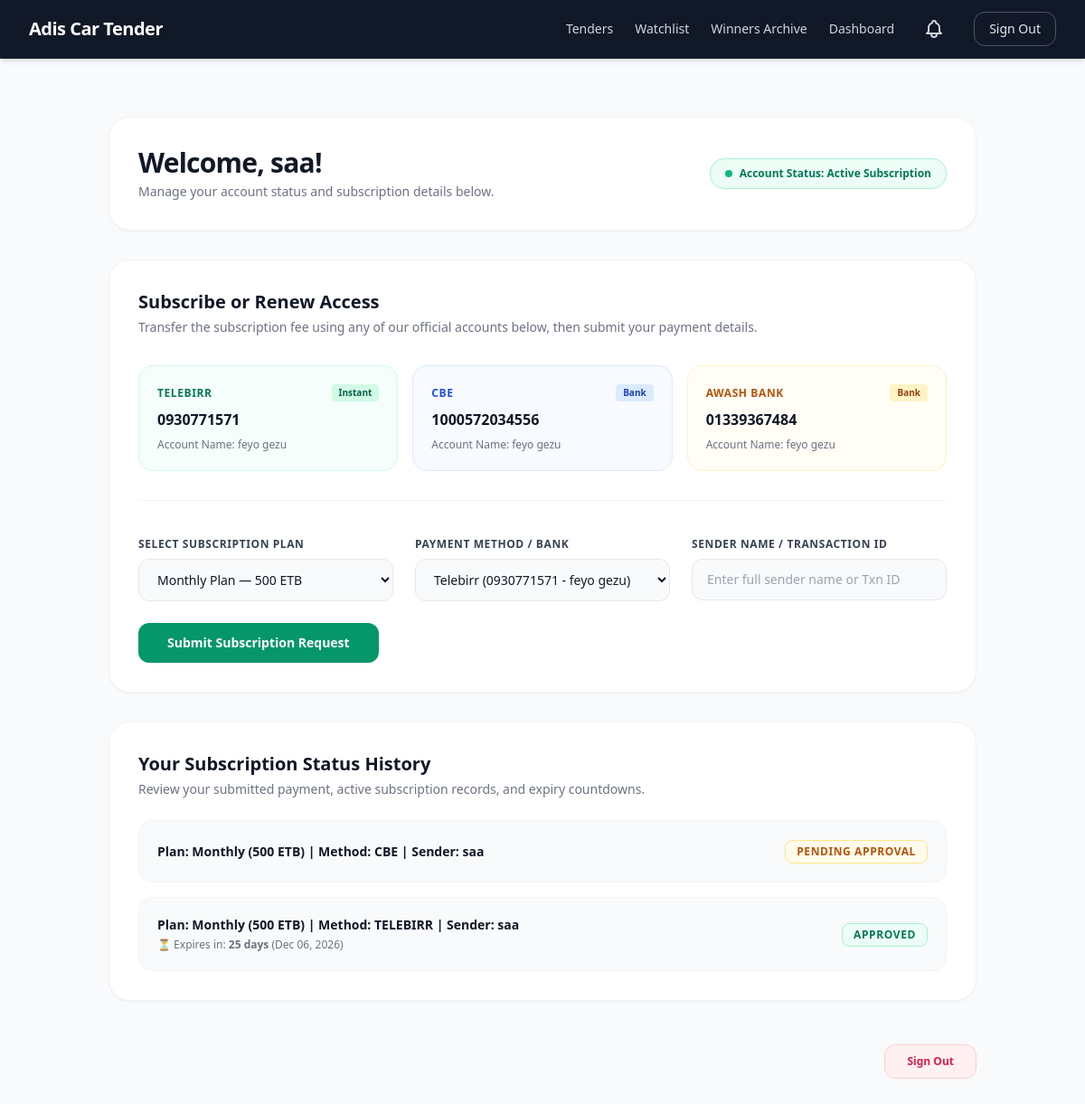
/accounts/dashboard/ (signed in), run on an earlier commit of the app's database.
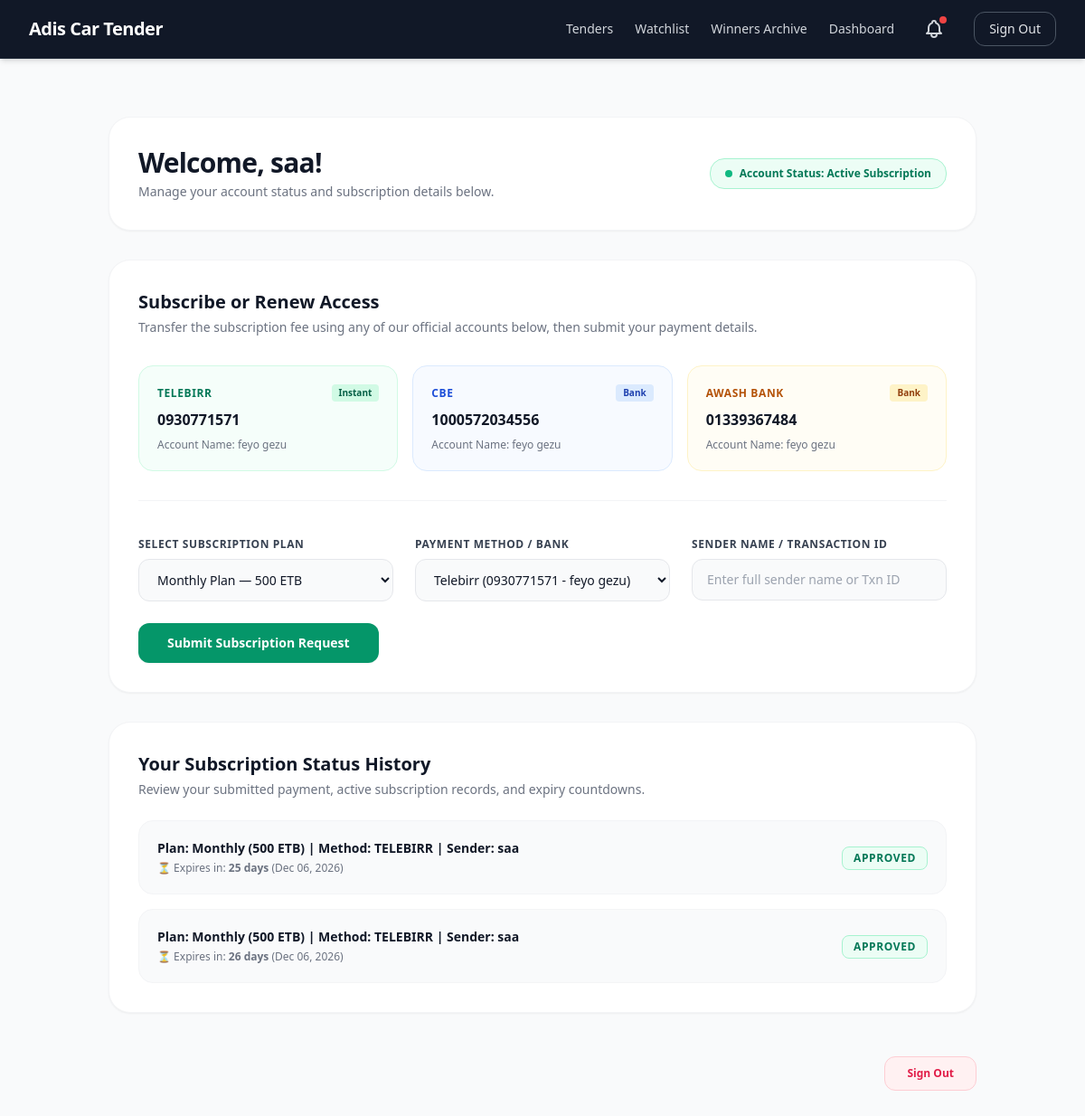
And on a later commit of the database.
### accounts/models.py (models this page shows, shortened)
class User(AbstractUser):
    phone_number = models.CharField(max_length=20, blank=True, null=True)

class CustomerSubscription(models.Model):
    PAYMENT_CHOICES = [
        ('CBE', 'Commercial Bank of Ethiopia (1000572034556 - feyo gezu)'),
        ('TELEBIRR', 'Telebirr (0930771571 - feyo gezu)'),
        ('AWASH', 'Awash Bank (01339367484 - feyo gezu)'),
    ]
    PLAN_CHOICES = [
        ('Monthly (500 ETB)', 'Monthly Plan — 500 ETB'),
        ('Quarterly (1300 ETB)', 'Quarterly Plan — 1300 ETB'),
        ('Semiannually (2400 ETB)', 'Semi-Annually Plan — 2400 ETB'),
    ]
    user = models.ForeignKey(
        User,
        on_delete=models.CASCADE,
        related_name='subscriptions',
        null=True,
        blank=True,
    )
    plan_name = models.CharField(
        max_length=100, choices=PLAN_CHOICES, default='Monthly (500 ETB)'
    )
    sender_name = models.CharField(max_length=100)
    reference_number = models.CharField(max_length=100, blank=True, null=True)
    payment_method = models.CharField(
        max_length=50, choices=PAYMENT_CHOICES, default='TELEBIRR'
    )
    status = models.CharField(max_length=20, default='PENDING')
    created_at = models.DateTimeField(auto_now_add=True)
    def get_expiry_date(self):
        if self.created_at:
            if 'Monthly' in self.plan_name:
                days = 30
            elif 'Quarterly' in self.plan_name:
                days = 90
            elif 'Semiannually' in self.plan_name or 'Semi-Annually' in self.plan_name:
                days = 180
            else:
                days = 30
            return self.created_at + timedelta(days=days)
        return None
    def days_remaining(self):
        expiry = self.get_expiry_date()
        if expiry:
            delta = expiry - timezone.now()
            return max(0, delta.days)
        return 0
    def is_expired(self):
        expiry = self.get_expiry_date()
        if expiry:
            return timezone.now() > expiry
        return False

### accounts/views.py (the view)
# urls.py: path('dashboard/', views.user_dashboard, name='user_dashboard'),
@login_required
def user_dashboard(request):
    user_subscriptions = CustomerSubscription.objects.filter(user=request.user)
    notifications = request.user.notifications.all()[:10]
    unread_count = request.user.notifications.filter(is_read=False).count()
    if request.method == 'POST':
        form = ManualSubscriptionForm(request.POST, request.FILES)
        if form.is_valid():
            sub = form.save(commit=False)
            sub.user = request.user  # Forcefully assign the authenticated User instance
            if not sub.sender_name:
                sub.sender_name = request.user.username
            sub.save()
            messages.success(
                request,
                'Subscription request submitted successfully! Waiting for admin approval.',
            )
            return redirect('user_dashboard')
    else:
        form = ManualSubscriptionForm()
    context = {
        'subscriptions': user_subscriptions,
        'form': form,
        'notifications': notifications,
        'unread_count': unread_count,
    }
    return render(request, 'accounts/dashboard.html', context)

### templates/accounts/dashboard.html (shortened to what this page needs)
{% extends 'base.html' %}
{% block content %}
<div class="max-w-5xl mx-auto px-4 sm:px-6 lg:px-8 py-8 space-y-8">
    <div class="bg-white rounded-3xl shadow-sm border border-gray-100 p-6 sm:p-8 flex flex-col sm:flex-row sm:items-center justify-between gap-6">
        <div class="space-y-1">
            <h1 class="text-3xl font-extrabold text-gray-900 tracking-tight">
                Welcome, {{ request.user.username }}!
            </h1>
            <p class="text-sm text-gray-500">
                Manage your account status and subscription details below.
            </p>
        </div>
        <div>
            {% if subscriptions %}
                <span class="inline-flex items-center gap-2 px-4 py-2 bg-emerald-50 text-emerald-700 text-xs font-bold rounded-2xl border border-emerald-200">
                    <span class="w-2 h-2 rounded-full bg-emerald-500"></span>
                    Account Status: Active Subscription
                </span>
            {% else %}
                <span class="inline-flex items-center gap-2 px-4 py-2 bg-amber-50 text-amber-700 text-xs font-bold rounded-2xl border border-amber-200">
                    <span class="w-2 h-2 rounded-full bg-amber-500"></span>
                    Account Status: Pending Approval
                </span>
            {% endif %}
        </div>
    </div>
    <div class="bg-white rounded-3xl shadow-sm border border-gray-100 p-6 sm:p-8 space-y-8">
        <div>
            <h2 class="text-xl font-bold text-gray-900">Subscribe or Renew Access</h2>
            <p class="text-sm text-gray-500 mt-1">Transfer the subscription fee using any of our official accounts below, then submit your payment details.</p>
        </div>
        <div class="grid grid-cols-1 md:grid-cols-3 gap-4">
            <div class="p-5 bg-emerald-50/50 rounded-2xl border border-emerald-100 space-y-2">
                <div class="flex items-center justify-between">
                    <span class="text-xs font-extrabold text-emerald-700 uppercase tracking-wider">Telebirr</span>
                    <span class="px-2 py-0.5 bg-emerald-100 text-emerald-800 text-[10px] font-bold rounded">Instant</span>
                </div>
                <p class="text-base font-bold text-gray-900">0930771571</p>
                <p class="text-xs text-gray-500 font-medium">Account Name: feyo gezu</p>
            </div>
            <div class="p-5 bg-blue-50/50 rounded-2xl border border-blue-100 space-y-2">
                <div class="flex items-center justify-between">
                    <span class="text-xs font-extrabold text-blue-700 uppercase tracking-wider">CBE</span>
                    <span class="px-2 py-0.5 bg-blue-100 text-blue-800 text-[10px] font-bold rounded">Bank</span>
                </div>
                <p class="text-base font-bold text-gray-900">1000572034556</p>
                <p class="text-xs text-gray-500 font-medium">Account Name: feyo gezu</p>
            </div>
            <div class="p-5 bg-amber-50/50 rounded-2xl border border-amber-100 space-y-2">
                <div class="flex items-center justify-between">
                    <span class="text-xs font-extrabold text-amber-700 uppercase tracking-wider">Awash Bank</span>
                    <span class="px-2 py-0.5 bg-amber-100 text-amber-800 text-[10px] font-bold rounded">Bank</span>
                </div>
                <p class="text-base font-bold text-gray-900">01339367484</p>
                <p class="text-xs text-gray-500 font-medium">Account Name: feyo gezu</p>
            </div>
        </div>
        <form method="POST" class="space-y-6 pt-4 border-t border-gray-100">
            <div class="grid grid-cols-1 md:grid-cols-3 gap-6">
                <div class="space-y-2">
                    <label class="block text-xs font-bold text-gray-700 uppercase tracking-wider">
                        Select Subscription Plan
                    </label>
                    {{ form.plan_name }}
                </div>
                <div class="space-y-2">
                    <label class="block text-xs font-bold text-gray-700 uppercase tracking-wider">
                        Payment Method / Bank
                    </label>
                    {{ form.payment_method }}
                </div>
                <div class="space-y-2">
                    <label class="block text-xs font-bold text-gray-700 uppercase tracking-wider">
                        Sender Name / Transaction ID
                    </label>
                    {{ form.sender_name }}
                </div>
            </div>
            <button type="submit" class="w-full sm:w-auto px-8 py-3 bg-emerald-600 hover:bg-emerald-700 text-white font-semibold rounded-xl text-sm shadow-sm transition-all">
                Submit Subscription Request
            </button>
        </form>
    </div>
    <div class="bg-white rounded-3xl shadow-sm border border-gray-100 p-6 sm:p-8 space-y-6">
        <div>
            <h2 class="text-xl font-bold text-gray-900">Your Subscription Status History</h2>
            <p class="text-sm text-gray-500 mt-1">Review your submitted payment, active subscription records, and expiry countdowns.</p>
        </div>
        {% if subscriptions %}
            <div class="space-y-4">
                {% for sub in subscriptions %}
                    <div class="p-5 bg-gray-50 rounded-2xl border border-gray-100 flex flex-col sm:flex-row sm:items-center justify-between gap-4">
                        <div class="space-y-1">
                            <p class="text-sm font-semibold text-gray-900">
                                Plan: {{ sub.plan_name }}
                                {% if sub.payment_method %}| Method: {{ sub.payment_method }}{% endif %}
                                {% if sub.sender_name %}| Sender: {{ sub.sender_name }}{% endif %}
                            </p>
                            {% if sub.status|lower == 'approved' %}
                                <p class="text-xs font-medium {% if sub.days_remaining <= 5 %}text-rose-600 font-bold animate-pulse{% else %}text-gray-500{% endif %}">
                                    {% if sub.is_expired %}
                                        ⚠️ Subscription Expired
                                    {% else %}
                                        ⏳ Expires in: <span class="font-bold">{{ sub.days_remaining }} days</span> ({{ sub.get_expiry_date|date:"M d, Y" }})
                                    {% endif %}
                                </p>
                            {% endif %}
                        </div>
                        <div>
                            {% if sub.status|lower == 'approved' and not sub.is_expired %}
                                <span class="inline-block px-3 py-1 bg-emerald-50 text-emerald-700 text-xs font-bold rounded-lg border border-emerald-200 uppercase tracking-wider">
                                    Approved
                                </span>
                            {% elif sub.is_expired %}
                                <span class="inline-block px-3 py-1 bg-rose-50 text-rose-700 text-xs font-bold rounded-lg border border-rose-200 uppercase tracking-wider">
                                    Expired
                                </span>
                            {% elif sub.status|lower == 'pending' %}
                                <span class="inline-block px-3 py-1 bg-amber-50 text-amber-700 text-xs font-bold rounded-lg border border-amber-200 uppercase tracking-wider">
                                    Pending Approval
                                </span>
                            {% else %}
                                <span class="inline-block px-3 py-1 bg-rose-50 text-rose-700 text-xs font-bold rounded-lg border border-rose-200 uppercase tracking-wider">
                                    {{ sub.status }}
                                </span>
                            {% endif %}
                        </div>
                    </div>
                {% endfor %}
            </div>
        {% else %}
            <div class="p-8 text-center bg-gray-50 rounded-2xl border border-dashed border-gray-200">
                <p class="text-sm text-gray-500">No active or pending subscription records found for your account.</p>
            </div>
        {% endif %}
    </div>
    <div class="flex justify-end pt-4">
        <a href="{% url 'logout' %}" class="px-6 py-2.5 bg-rose-50 hover:bg-rose-100 text-rose-600 font-semibold rounded-xl text-xs border border-rose-200 transition-all">
            Sign Out
        </a>
    </div>
</div>
{% endblock %}

### templates/base.html (shortened to what this page needs)
<!DOCTYPE html>
<html lang="en">
<head>
    <script src="https://cdn.tailwindcss.com"></script>
</head>
<body class="bg-gray-50 min-h-screen text-gray-900 font-sans antialiased">
    <nav class="bg-[#111827] text-white shadow-md border-b border-gray-800">
        <div class="max-w-7xl mx-auto px-4 sm:px-6 lg:px-8">
            <div class="flex justify-between h-16 items-center">
                <div class="flex-shrink-0 flex items-center">
                    <a href="{% url 'user_dashboard' %}" class="text-xl font-bold tracking-tight text-white hover:text-emerald-400 transition-colors">
                        Adis Car Tender
                    </a>
                </div>
                <div class="flex items-center space-x-6">
                    {% if user.is_authenticated %}
                        <a href="{% url 'tender_list' %}" class="text-sm font-medium text-gray-300 hover:text-white transition-colors">Tenders</a>
                        <a href="{% url 'watchlist' %}" class="text-sm font-medium text-gray-300 hover:text-white transition-colors">Watchlist</a>
                        <a href="{% url 'winners_archive' %}" class="text-sm font-medium text-gray-300 hover:text-white transition-colors">Winners Archive</a>
                        <a href="{% url 'user_dashboard' %}" class="text-sm font-medium text-gray-300 hover:text-white transition-colors">Dashboard</a>
                        <div class="relative" x-data="{
                            open: false,
                            unreadCount: {{ global_unread_count|default:0 }},
                            markAsRead() {
                                if (this.unreadCount > 0) {
                                    fetch('{% url "mark_notifications_as_read" %}', {
                                        method: 'POST',
                                        headers: {
                                            'X-CSRFToken': '{{ csrf_token }}',
                                            'Content-Type': 'application/json'
                                        }
                                    }).then(response => {
                                        if (response.ok) {
                                            this.unreadCount = 0;
                                        }
                                    });
                                }
                            }
                        }">
                            <button @click="open = !open; if(open) markAsRead()" class="relative p-2 text-gray-300 hover:text-white focus:outline-none transition-colors">
                                <span x-show="unreadCount > 0" class="absolute top-1 right-1 w-3 h-3 bg-red-500 rounded-full border-2 border-[#111827] animate-pulse" style="display: none;"></span>
                            </button>
                        </div>
                        <a href="{% url 'logout' %}" class="ml-2 px-4 py-2 border border-gray-600 rounded-xl text-sm font-medium text-gray-200 hover:bg-gray-800 hover:text-white transition-all">
                            Sign Out
                        </a>
                    {% endif %}
                </div>
            </div>
        </div>
    </nav>
    <main class="py-8">
        {% block content %}
        {% endblock %}
    </main>
</body>
</html>

What changed in the data, as far as the page shows it:
removed CustomerSubscription: plan_name "Monthly (500 ETB)", payment_method "CBE", sender_name "saa", status "PENDING APPROVAL"
added CustomerSubscription: plan_name "Monthly (500 ETB)", payment_method "TELEBIRR", sender_name "saa", days_remaining "26", get_expiry_date "Dec 06, 2026", status "APPROVED"
